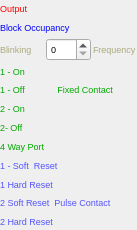
<?xml version="1.0" encoding="UTF-8"?>
<ui version="4.0">
 <class>OutPortDefinitionWidget</class>
 <widget class="QWidget" name="OutPortDefinitionWidget">
  <property name="geometry">
   <rect>
    <x>0</x>
    <y>0</y>
    <width>137</width>
    <height>230</height>
   </rect>
  </property>
  <property name="sizePolicy">
   <sizepolicy hsizetype="Fixed" vsizetype="Preferred">
    <horstretch>0</horstretch>
    <verstretch>0</verstretch>
   </sizepolicy>
  </property>
  <property name="font">
   <font>
    <pointsize>7</pointsize>
   </font>
  </property>
  <property name="windowTitle">
   <string>Form</string>
  </property>
  <layout class="QVBoxLayout" name="verticalLayout">
   <property name="spacing">
    <number>2</number>
   </property>
   <property name="margin">
    <number>0</number>
   </property>
   <item>
    <widget class="QLabel" name="label">
     <property name="palette">
      <palette>
       <active>
        <colorrole role="WindowText">
         <brush brushstyle="SolidPattern">
          <color alpha="255">
           <red>255</red>
           <green>0</green>
           <blue>0</blue>
          </color>
         </brush>
        </colorrole>
        <colorrole role="Text">
         <brush brushstyle="SolidPattern">
          <color alpha="255">
           <red>255</red>
           <green>0</green>
           <blue>0</blue>
          </color>
         </brush>
        </colorrole>
       </active>
       <inactive>
        <colorrole role="WindowText">
         <brush brushstyle="SolidPattern">
          <color alpha="255">
           <red>255</red>
           <green>0</green>
           <blue>0</blue>
          </color>
         </brush>
        </colorrole>
        <colorrole role="Text">
         <brush brushstyle="SolidPattern">
          <color alpha="255">
           <red>255</red>
           <green>0</green>
           <blue>0</blue>
          </color>
         </brush>
        </colorrole>
       </inactive>
       <disabled>
        <colorrole role="WindowText">
         <brush brushstyle="SolidPattern">
          <color alpha="255">
           <red>159</red>
           <green>158</green>
           <blue>158</blue>
          </color>
         </brush>
        </colorrole>
        <colorrole role="Text">
         <brush brushstyle="SolidPattern">
          <color alpha="255">
           <red>159</red>
           <green>158</green>
           <blue>158</blue>
          </color>
         </brush>
        </colorrole>
       </disabled>
      </palette>
     </property>
     <property name="text">
      <string>Output</string>
     </property>
    </widget>
   </item>
   <item>
    <widget class="QLabel" name="label_2">
     <property name="palette">
      <palette>
       <active>
        <colorrole role="WindowText">
         <brush brushstyle="SolidPattern">
          <color alpha="255">
           <red>0</red>
           <green>0</green>
           <blue>255</blue>
          </color>
         </brush>
        </colorrole>
        <colorrole role="Text">
         <brush brushstyle="SolidPattern">
          <color alpha="255">
           <red>0</red>
           <green>0</green>
           <blue>255</blue>
          </color>
         </brush>
        </colorrole>
       </active>
       <inactive>
        <colorrole role="WindowText">
         <brush brushstyle="SolidPattern">
          <color alpha="255">
           <red>0</red>
           <green>0</green>
           <blue>255</blue>
          </color>
         </brush>
        </colorrole>
        <colorrole role="Text">
         <brush brushstyle="SolidPattern">
          <color alpha="255">
           <red>0</red>
           <green>0</green>
           <blue>255</blue>
          </color>
         </brush>
        </colorrole>
       </inactive>
       <disabled>
        <colorrole role="WindowText">
         <brush brushstyle="SolidPattern">
          <color alpha="255">
           <red>159</red>
           <green>158</green>
           <blue>158</blue>
          </color>
         </brush>
        </colorrole>
        <colorrole role="Text">
         <brush brushstyle="SolidPattern">
          <color alpha="255">
           <red>159</red>
           <green>158</green>
           <blue>158</blue>
          </color>
         </brush>
        </colorrole>
       </disabled>
      </palette>
     </property>
     <property name="text">
      <string>Block Occupancy</string>
     </property>
    </widget>
   </item>
   <item>
    <layout class="QHBoxLayout" name="horizontalLayout">
     <item>
      <widget class="QLabel" name="label_3">
       <property name="palette">
        <palette>
         <active>
          <colorrole role="WindowText">
           <brush brushstyle="SolidPattern">
            <color alpha="255">
             <red>170</red>
             <green>170</green>
             <blue>127</blue>
            </color>
           </brush>
          </colorrole>
          <colorrole role="Text">
           <brush brushstyle="SolidPattern">
            <color alpha="255">
             <red>170</red>
             <green>170</green>
             <blue>127</blue>
            </color>
           </brush>
          </colorrole>
         </active>
         <inactive>
          <colorrole role="WindowText">
           <brush brushstyle="SolidPattern">
            <color alpha="255">
             <red>170</red>
             <green>170</green>
             <blue>127</blue>
            </color>
           </brush>
          </colorrole>
          <colorrole role="Text">
           <brush brushstyle="SolidPattern">
            <color alpha="255">
             <red>170</red>
             <green>170</green>
             <blue>127</blue>
            </color>
           </brush>
          </colorrole>
         </inactive>
         <disabled>
          <colorrole role="WindowText">
           <brush brushstyle="SolidPattern">
            <color alpha="255">
             <red>159</red>
             <green>158</green>
             <blue>158</blue>
            </color>
           </brush>
          </colorrole>
          <colorrole role="Text">
           <brush brushstyle="SolidPattern">
            <color alpha="255">
             <red>159</red>
             <green>158</green>
             <blue>158</blue>
            </color>
           </brush>
          </colorrole>
         </disabled>
        </palette>
       </property>
       <property name="text">
        <string>Blinking</string>
       </property>
      </widget>
     </item>
     <item>
      <widget class="QSpinBox" name="sbBlinkRate">
       <property name="maximumSize">
        <size>
         <width>50</width>
         <height>16777215</height>
        </size>
       </property>
       <property name="maximum">
        <number>15</number>
       </property>
      </widget>
     </item>
     <item>
      <widget class="QLabel" name="label_13">
       <property name="palette">
        <palette>
         <active>
          <colorrole role="WindowText">
           <brush brushstyle="SolidPattern">
            <color alpha="255">
             <red>170</red>
             <green>170</green>
             <blue>127</blue>
            </color>
           </brush>
          </colorrole>
         </active>
         <inactive>
          <colorrole role="WindowText">
           <brush brushstyle="SolidPattern">
            <color alpha="255">
             <red>170</red>
             <green>170</green>
             <blue>127</blue>
            </color>
           </brush>
          </colorrole>
         </inactive>
         <disabled>
          <colorrole role="WindowText">
           <brush brushstyle="SolidPattern">
            <color alpha="255">
             <red>106</red>
             <green>104</green>
             <blue>100</blue>
            </color>
           </brush>
          </colorrole>
         </disabled>
        </palette>
       </property>
       <property name="text">
        <string>Frequency</string>
       </property>
      </widget>
     </item>
    </layout>
   </item>
   <item>
    <widget class="QLabel" name="label_4">
     <property name="palette">
      <palette>
       <active>
        <colorrole role="WindowText">
         <brush brushstyle="SolidPattern">
          <color alpha="255">
           <red>0</red>
           <green>170</green>
           <blue>0</blue>
          </color>
         </brush>
        </colorrole>
        <colorrole role="Text">
         <brush brushstyle="SolidPattern">
          <color alpha="255">
           <red>0</red>
           <green>170</green>
           <blue>0</blue>
          </color>
         </brush>
        </colorrole>
       </active>
       <inactive>
        <colorrole role="WindowText">
         <brush brushstyle="SolidPattern">
          <color alpha="255">
           <red>0</red>
           <green>170</green>
           <blue>0</blue>
          </color>
         </brush>
        </colorrole>
        <colorrole role="Text">
         <brush brushstyle="SolidPattern">
          <color alpha="255">
           <red>0</red>
           <green>170</green>
           <blue>0</blue>
          </color>
         </brush>
        </colorrole>
       </inactive>
       <disabled>
        <colorrole role="WindowText">
         <brush brushstyle="SolidPattern">
          <color alpha="255">
           <red>159</red>
           <green>158</green>
           <blue>158</blue>
          </color>
         </brush>
        </colorrole>
        <colorrole role="Text">
         <brush brushstyle="SolidPattern">
          <color alpha="255">
           <red>159</red>
           <green>158</green>
           <blue>158</blue>
          </color>
         </brush>
        </colorrole>
       </disabled>
      </palette>
     </property>
     <property name="text">
      <string>1 - On</string>
     </property>
    </widget>
   </item>
   <item>
    <widget class="QLabel" name="label_5">
     <property name="palette">
      <palette>
       <active>
        <colorrole role="WindowText">
         <brush brushstyle="SolidPattern">
          <color alpha="255">
           <red>0</red>
           <green>170</green>
           <blue>0</blue>
          </color>
         </brush>
        </colorrole>
        <colorrole role="Text">
         <brush brushstyle="SolidPattern">
          <color alpha="255">
           <red>0</red>
           <green>170</green>
           <blue>0</blue>
          </color>
         </brush>
        </colorrole>
       </active>
       <inactive>
        <colorrole role="WindowText">
         <brush brushstyle="SolidPattern">
          <color alpha="255">
           <red>0</red>
           <green>170</green>
           <blue>0</blue>
          </color>
         </brush>
        </colorrole>
        <colorrole role="Text">
         <brush brushstyle="SolidPattern">
          <color alpha="255">
           <red>0</red>
           <green>170</green>
           <blue>0</blue>
          </color>
         </brush>
        </colorrole>
       </inactive>
       <disabled>
        <colorrole role="WindowText">
         <brush brushstyle="SolidPattern">
          <color alpha="255">
           <red>159</red>
           <green>158</green>
           <blue>158</blue>
          </color>
         </brush>
        </colorrole>
        <colorrole role="Text">
         <brush brushstyle="SolidPattern">
          <color alpha="255">
           <red>159</red>
           <green>158</green>
           <blue>158</blue>
          </color>
         </brush>
        </colorrole>
       </disabled>
      </palette>
     </property>
     <property name="text">
      <string>1 - Off             Fixed Contact</string>
     </property>
    </widget>
   </item>
   <item>
    <widget class="QLabel" name="label_6">
     <property name="palette">
      <palette>
       <active>
        <colorrole role="WindowText">
         <brush brushstyle="SolidPattern">
          <color alpha="255">
           <red>0</red>
           <green>170</green>
           <blue>0</blue>
          </color>
         </brush>
        </colorrole>
        <colorrole role="Text">
         <brush brushstyle="SolidPattern">
          <color alpha="255">
           <red>0</red>
           <green>170</green>
           <blue>0</blue>
          </color>
         </brush>
        </colorrole>
       </active>
       <inactive>
        <colorrole role="WindowText">
         <brush brushstyle="SolidPattern">
          <color alpha="255">
           <red>0</red>
           <green>170</green>
           <blue>0</blue>
          </color>
         </brush>
        </colorrole>
        <colorrole role="Text">
         <brush brushstyle="SolidPattern">
          <color alpha="255">
           <red>0</red>
           <green>170</green>
           <blue>0</blue>
          </color>
         </brush>
        </colorrole>
       </inactive>
       <disabled>
        <colorrole role="WindowText">
         <brush brushstyle="SolidPattern">
          <color alpha="255">
           <red>159</red>
           <green>158</green>
           <blue>158</blue>
          </color>
         </brush>
        </colorrole>
        <colorrole role="Text">
         <brush brushstyle="SolidPattern">
          <color alpha="255">
           <red>159</red>
           <green>158</green>
           <blue>158</blue>
          </color>
         </brush>
        </colorrole>
       </disabled>
      </palette>
     </property>
     <property name="text">
      <string>2 - On</string>
     </property>
    </widget>
   </item>
   <item>
    <widget class="QLabel" name="label_7">
     <property name="palette">
      <palette>
       <active>
        <colorrole role="WindowText">
         <brush brushstyle="SolidPattern">
          <color alpha="255">
           <red>0</red>
           <green>170</green>
           <blue>0</blue>
          </color>
         </brush>
        </colorrole>
        <colorrole role="Text">
         <brush brushstyle="SolidPattern">
          <color alpha="255">
           <red>0</red>
           <green>170</green>
           <blue>0</blue>
          </color>
         </brush>
        </colorrole>
       </active>
       <inactive>
        <colorrole role="WindowText">
         <brush brushstyle="SolidPattern">
          <color alpha="255">
           <red>0</red>
           <green>170</green>
           <blue>0</blue>
          </color>
         </brush>
        </colorrole>
        <colorrole role="Text">
         <brush brushstyle="SolidPattern">
          <color alpha="255">
           <red>0</red>
           <green>170</green>
           <blue>0</blue>
          </color>
         </brush>
        </colorrole>
       </inactive>
       <disabled>
        <colorrole role="WindowText">
         <brush brushstyle="SolidPattern">
          <color alpha="255">
           <red>159</red>
           <green>158</green>
           <blue>158</blue>
          </color>
         </brush>
        </colorrole>
        <colorrole role="Text">
         <brush brushstyle="SolidPattern">
          <color alpha="255">
           <red>159</red>
           <green>158</green>
           <blue>158</blue>
          </color>
         </brush>
        </colorrole>
       </disabled>
      </palette>
     </property>
     <property name="text">
      <string>2- Off</string>
     </property>
    </widget>
   </item>
   <item>
    <widget class="QLabel" name="label_8">
     <property name="palette">
      <palette>
       <active>
        <colorrole role="WindowText">
         <brush brushstyle="SolidPattern">
          <color alpha="255">
           <red>0</red>
           <green>170</green>
           <blue>0</blue>
          </color>
         </brush>
        </colorrole>
        <colorrole role="Text">
         <brush brushstyle="SolidPattern">
          <color alpha="255">
           <red>0</red>
           <green>170</green>
           <blue>0</blue>
          </color>
         </brush>
        </colorrole>
       </active>
       <inactive>
        <colorrole role="WindowText">
         <brush brushstyle="SolidPattern">
          <color alpha="255">
           <red>0</red>
           <green>170</green>
           <blue>0</blue>
          </color>
         </brush>
        </colorrole>
        <colorrole role="Text">
         <brush brushstyle="SolidPattern">
          <color alpha="255">
           <red>0</red>
           <green>170</green>
           <blue>0</blue>
          </color>
         </brush>
        </colorrole>
       </inactive>
       <disabled>
        <colorrole role="WindowText">
         <brush brushstyle="SolidPattern">
          <color alpha="255">
           <red>159</red>
           <green>158</green>
           <blue>158</blue>
          </color>
         </brush>
        </colorrole>
        <colorrole role="Text">
         <brush brushstyle="SolidPattern">
          <color alpha="255">
           <red>159</red>
           <green>158</green>
           <blue>158</blue>
          </color>
         </brush>
        </colorrole>
       </disabled>
      </palette>
     </property>
     <property name="text">
      <string>4 Way Port </string>
     </property>
    </widget>
   </item>
   <item>
    <widget class="QLabel" name="label_9">
     <property name="palette">
      <palette>
       <active>
        <colorrole role="WindowText">
         <brush brushstyle="SolidPattern">
          <color alpha="255">
           <red>85</red>
           <green>85</green>
           <blue>255</blue>
          </color>
         </brush>
        </colorrole>
        <colorrole role="Text">
         <brush brushstyle="SolidPattern">
          <color alpha="255">
           <red>85</red>
           <green>85</green>
           <blue>255</blue>
          </color>
         </brush>
        </colorrole>
       </active>
       <inactive>
        <colorrole role="WindowText">
         <brush brushstyle="SolidPattern">
          <color alpha="255">
           <red>85</red>
           <green>85</green>
           <blue>255</blue>
          </color>
         </brush>
        </colorrole>
        <colorrole role="Text">
         <brush brushstyle="SolidPattern">
          <color alpha="255">
           <red>85</red>
           <green>85</green>
           <blue>255</blue>
          </color>
         </brush>
        </colorrole>
       </inactive>
       <disabled>
        <colorrole role="WindowText">
         <brush brushstyle="SolidPattern">
          <color alpha="255">
           <red>159</red>
           <green>158</green>
           <blue>158</blue>
          </color>
         </brush>
        </colorrole>
        <colorrole role="Text">
         <brush brushstyle="SolidPattern">
          <color alpha="255">
           <red>159</red>
           <green>158</green>
           <blue>158</blue>
          </color>
         </brush>
        </colorrole>
       </disabled>
      </palette>
     </property>
     <property name="text">
      <string>1 - Soft  Reset </string>
     </property>
    </widget>
   </item>
   <item>
    <widget class="QLabel" name="label_10">
     <property name="palette">
      <palette>
       <active>
        <colorrole role="WindowText">
         <brush brushstyle="SolidPattern">
          <color alpha="255">
           <red>85</red>
           <green>85</green>
           <blue>255</blue>
          </color>
         </brush>
        </colorrole>
        <colorrole role="Text">
         <brush brushstyle="SolidPattern">
          <color alpha="255">
           <red>85</red>
           <green>85</green>
           <blue>255</blue>
          </color>
         </brush>
        </colorrole>
       </active>
       <inactive>
        <colorrole role="WindowText">
         <brush brushstyle="SolidPattern">
          <color alpha="255">
           <red>85</red>
           <green>85</green>
           <blue>255</blue>
          </color>
         </brush>
        </colorrole>
        <colorrole role="Text">
         <brush brushstyle="SolidPattern">
          <color alpha="255">
           <red>85</red>
           <green>85</green>
           <blue>255</blue>
          </color>
         </brush>
        </colorrole>
       </inactive>
       <disabled>
        <colorrole role="WindowText">
         <brush brushstyle="SolidPattern">
          <color alpha="255">
           <red>159</red>
           <green>158</green>
           <blue>158</blue>
          </color>
         </brush>
        </colorrole>
        <colorrole role="Text">
         <brush brushstyle="SolidPattern">
          <color alpha="255">
           <red>159</red>
           <green>158</green>
           <blue>158</blue>
          </color>
         </brush>
        </colorrole>
       </disabled>
      </palette>
     </property>
     <property name="text">
      <string>1 Hard Reset </string>
     </property>
    </widget>
   </item>
   <item>
    <widget class="QLabel" name="label_11">
     <property name="palette">
      <palette>
       <active>
        <colorrole role="WindowText">
         <brush brushstyle="SolidPattern">
          <color alpha="255">
           <red>85</red>
           <green>85</green>
           <blue>255</blue>
          </color>
         </brush>
        </colorrole>
        <colorrole role="Text">
         <brush brushstyle="SolidPattern">
          <color alpha="255">
           <red>85</red>
           <green>85</green>
           <blue>255</blue>
          </color>
         </brush>
        </colorrole>
       </active>
       <inactive>
        <colorrole role="WindowText">
         <brush brushstyle="SolidPattern">
          <color alpha="255">
           <red>85</red>
           <green>85</green>
           <blue>255</blue>
          </color>
         </brush>
        </colorrole>
        <colorrole role="Text">
         <brush brushstyle="SolidPattern">
          <color alpha="255">
           <red>85</red>
           <green>85</green>
           <blue>255</blue>
          </color>
         </brush>
        </colorrole>
       </inactive>
       <disabled>
        <colorrole role="WindowText">
         <brush brushstyle="SolidPattern">
          <color alpha="255">
           <red>159</red>
           <green>158</green>
           <blue>158</blue>
          </color>
         </brush>
        </colorrole>
        <colorrole role="Text">
         <brush brushstyle="SolidPattern">
          <color alpha="255">
           <red>159</red>
           <green>158</green>
           <blue>158</blue>
          </color>
         </brush>
        </colorrole>
       </disabled>
      </palette>
     </property>
     <property name="text">
      <string>2 Soft Reset  Pulse Contact</string>
     </property>
    </widget>
   </item>
   <item>
    <widget class="QLabel" name="label_12">
     <property name="palette">
      <palette>
       <active>
        <colorrole role="WindowText">
         <brush brushstyle="SolidPattern">
          <color alpha="255">
           <red>85</red>
           <green>85</green>
           <blue>255</blue>
          </color>
         </brush>
        </colorrole>
        <colorrole role="Text">
         <brush brushstyle="SolidPattern">
          <color alpha="255">
           <red>85</red>
           <green>85</green>
           <blue>255</blue>
          </color>
         </brush>
        </colorrole>
       </active>
       <inactive>
        <colorrole role="WindowText">
         <brush brushstyle="SolidPattern">
          <color alpha="255">
           <red>85</red>
           <green>85</green>
           <blue>255</blue>
          </color>
         </brush>
        </colorrole>
        <colorrole role="Text">
         <brush brushstyle="SolidPattern">
          <color alpha="255">
           <red>85</red>
           <green>85</green>
           <blue>255</blue>
          </color>
         </brush>
        </colorrole>
       </inactive>
       <disabled>
        <colorrole role="WindowText">
         <brush brushstyle="SolidPattern">
          <color alpha="255">
           <red>159</red>
           <green>158</green>
           <blue>158</blue>
          </color>
         </brush>
        </colorrole>
        <colorrole role="Text">
         <brush brushstyle="SolidPattern">
          <color alpha="255">
           <red>159</red>
           <green>158</green>
           <blue>158</blue>
          </color>
         </brush>
        </colorrole>
       </disabled>
      </palette>
     </property>
     <property name="text">
      <string>2 Hard Reset</string>
     </property>
    </widget>
   </item>
  </layout>
 </widget>
 <resources/>
 <connections/>
</ui>
